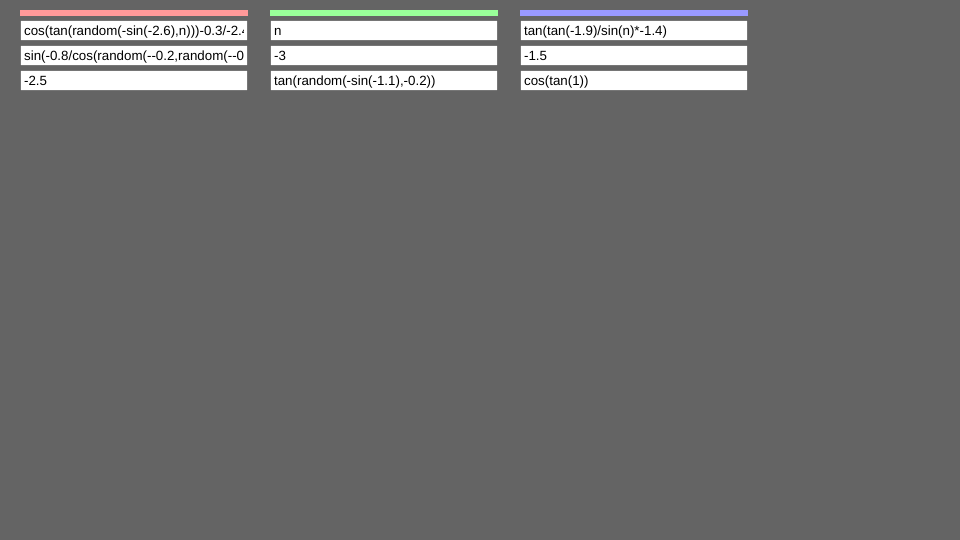
Frame 1 (no input)
Frame 60 (no input): identical to frame 1, image omitted
Frame 120 (the mouse pressed at the canvas centre since frame 60): identical to frame 1, image omitted

The p5.js sketch that drew this single still picture (run headless with seeded random() and noise() and a simulated clock; from frame 60 on, the mouse is pressed at the canvas centre):

// p5.js sketch
// ── sketch.js
class RandomWalker {
  constructor(col, xCode = 'random(-1, 1)', yCode = 'random(-1, 1)') {
    this.x = width / 2;
    this.y = height / 2;
    this.xCode = xCode;
    this.yCode = yCode;
    this.col = col;
    this.sizeCode = '2';
    this.size = 20;
  }
  reset() {
    this.x = width / 2;
    this.y = height / 2;
    this.size = 20;
  }
  setUpdCodeX(code) {
    const res = this.execCode(code);
    if (res.success) {
      this.xCode = code;
    }
  }
  setUpdCodeY(code) {
    const res = this.execCode(code);
    if (res.success) {
      this.yCode = code;
    }
  }
  setUpdCodeSize(code) {
    const res = this.execCode(code);
    if (res.success) {
      this.sizeCode = code;
    }
  }
  execCode(code, t = 0, n = 0) {
    try {
      const func = new Function('t', 'n', 'return ' + code);
      const res = parseFloat(func(t, n));
      if (res != NaN) {
        return { success: true, value: res };
      } else {
      }
    } catch (err) {
      // console.log(err);
    }
    return { success: false };
  }
  draw(count, noiseValue) {
    let t = frameCount;
    const xExecRes = this.execCode(this.xCode, count, noiseValue);
    if (xExecRes.success) {
      this.x += xExecRes.value;
    } else {
    }
    const yExecRes = this.execCode(this.yCode, count, noiseValue);
    if (yExecRes.success) {
      this.y += yExecRes.value;
    } else {
    }
    const sizeExecRes = this.execCode(this.sizeCode, count, noiseValue);
    if (sizeExecRes.success) {
      this.size = sizeExecRes.value * 10;
    } else {
    }

    if (this.x < 0) this.x = width;
    else if (width < this.x) this.x = 0;
    if (this.y < 0) this.y = height;
    else if (height < this.y) this.y = 0;

    fill(this.col);
    noStroke();
    ellipse(this.x, this.y, this.size, this.size);
  }
}

const rw = [];
const inputs = {};
let count = 0;
let countLimit = 5000;
let isStart = false;
const eleWidth = 220;

function setup() {
  frameRate(30);
  // createCanvas(windowWidth, windowHeight);
  createCanvas(1920 / 2, 1080 / 2);
  background(100);
  // blendMode(ADD);

  const cols = [
    color(200, 0, 0, 80),
    color(0, 200, 0, 80),
    color(0, 0, 200, 80),
  ];
  for (let i = 0; i < 3; i++) {
    rw.push(new RandomWalker(cols[i]));
  }

  createDiv()
    .position(20, 10)
    .size(eleWidth + 8, 6)
    .style('background-color', '#FF9999');
  inputs.rx = createInput('random(-1, 1)')
    .position(20, 20)
    .size(eleWidth, 15)
    .input(function a() {
      rw[0].setUpdCodeX(this.value());
    });
  inputs.ry = createInput('random(-1, 1)')
    .position(20, 45)
    .size(eleWidth, 15)
    .input(function a() {
      rw[0].setUpdCodeY(this.value());
    });
  inputs.rr = createInput('random(10, 30)')
    .position(20, 70)
    .size(eleWidth, 15)
    .input(function a() {
      rw[0].setUpdCodeSize(this.value());
    });

  createDiv()
    .position(270, 10)
    .size(eleWidth + 8, 6)
    .style('background-color', '#99FF99');
  inputs.gx = createInput('random(-1, 1)')
    .position(270, 20)
    .size(eleWidth, 15)
    .input(function a() {
      rw[1].setUpdCodeX(this.value());
    });
  inputs.gy = createInput('random(-1, 1)')
    .position(270, 45)
    .size(eleWidth, 15)
    .input(function a() {
      rw[1].setUpdCodeY(this.value());
    });
  inputs.gr = createInput('random(10, 30)')
    .position(270, 70)
    .size(eleWidth, 15)
    .input(function a() {
      rw[1].setUpdCodeSize(this.value());
    });

  createDiv()
    .position(520, 10)
    .size(eleWidth + 8, 6)
    .style('background-color', '#9999FF');
  inputs.bx = createInput('random(-1, 1)')
    .position(520, 20)
    .size(eleWidth, 15)
    .input(function a() {
      rw[2].setUpdCodeX(this.value());
    });
  inputs.by = createInput('random(-1, 1)')
    .position(520, 45)
    .size(eleWidth, 15)
    .input(function a() {
      rw[2].setUpdCodeY(this.value());
    });
  inputs.br = createInput('random(10, 30)')
    .position(520, 70)
    .size(eleWidth, 15)
    .input(function a() {
      rw[2].setUpdCodeSize(this.value());
    });

  resetDisplay();
}

const maxNum = 3;
function generateCode() {
  function rand() {
    const r = parseFloat(nf(random(-maxNum, maxNum), 0, 1));
    if (r === 0) {
      return rand();
    }
    return r;
  }
  function randOrT() {
    if (random() < 0.2) {
      return 't';
    }
    if (random() < 0.2) {
      return 'n';
    }
    return rand();
  }
  function opeRand() {
    return ['+', '-', '*', '/'][floor(4 * random())];
  }
  function randMath() {
    let res = '';
    if (random() < 0.4) {
      const r = random();
      if (r < 0.25) {
        res = 'random(-' + randMath() + ',' + randMath() + ')';
      } else if (r < 0.5) {
        res = 'sin(' + randMath() + ')';
      } else if (r < 0.75) {
        res = 'cos(' + randMath() + ')';
      } else {
        res = 'tan(' + randMath() + ')';
      }
    } else {
      res = randOrT();
    }
    if (random() < 0.2) {
      res += opeRand() + randMath();
    }
    return res;
  }

  let resCode = randMath();

  return resCode;
}

function draw() {
  if (!isStart) return;

  count++;

  blendMode(ADD);
  const n = (noise(count / 100.0) - 0.5) * 10;
  rw.forEach((e) => e.draw((count / countLimit) * 1, n));

  if (count > countLimit) {
    resetDisplay();
    count = 0;

    // スクショ
  }

  // countゲージ
  // blendMode(BLEND);
  // fill(10);
  // noStroke();
  // rect(0, 0, (count / countLimit) * width, 6);
  // arc(
  //   width - 20,
  //   20,
  //   16,
  //   16,
  //   radians(-90),
  //   radians(-90 + (count / countLimit) * 360),
  //   PIE,
  //   50
  // );
}

function resetDisplay() {
  blendMode(BLEND);
  background(100);
  blendMode(ADD);

  noiseSeed(random(999));

  rw.forEach((e) => e.reset());
  const rxCode = generateCode();
  const ryCode = generateCode();
  const rrCode = generateCode();
  rw[0].setUpdCodeX(rxCode);
  rw[0].setUpdCodeY(ryCode);
  rw[0].setUpdCodeSize(rrCode);
  inputs.rx.value(rxCode);
  inputs.ry.value(ryCode);
  inputs.rr.value(rrCode);

  const gxCode = generateCode();
  const gyCode = generateCode();
  const grCode = generateCode();
  rw[1].setUpdCodeX(gxCode);
  rw[1].setUpdCodeY(gyCode);
  rw[1].setUpdCodeSize(grCode);
  inputs.gx.value(gxCode);
  inputs.gy.value(gyCode);
  inputs.gr.value(grCode);

  const bxCode = generateCode();
  const byCode = generateCode();
  const brCode = generateCode();
  rw[2].setUpdCodeX(bxCode);
  rw[2].setUpdCodeY(byCode);
  rw[2].setUpdCodeSize(brCode);
  inputs.bx.value(bxCode);
  inputs.by.value(byCode);
  inputs.br.value(brCode);
}

function mouseClicked() {
  // screenShot();
  isStart = true;
  console.log('start');
}
